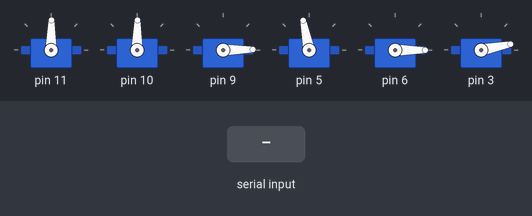
Recording of a sketch running on a simulated Arduino Uno, built with avr-gcc and run on an emulated ATmega328P. Parts: 6 × servo. Inputs (shaded band) come from the test bench.

Above: at 15.4 s.
15.5 s: "p" received over Serial
At 21.9 s:
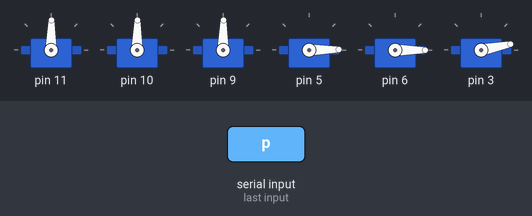
At 33.49 s:
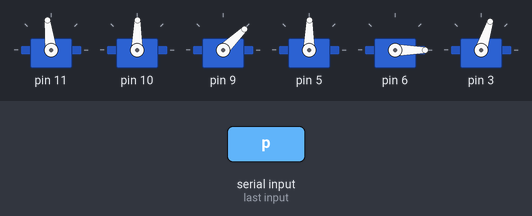
Timing chart, 0 to 35.4 s (numbered marks = the images above; inputs shaded):
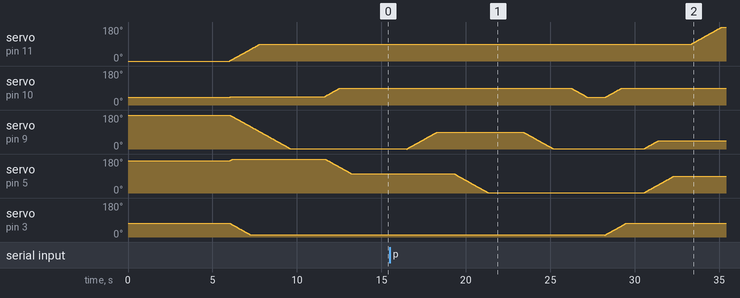

The sketch:

arduino.ino
```cpp
//@Project: Pick and Place
//@Auther: Akash Dhamasia
//@DateCreated: 30-06-2018

/*
  simpleMovements.ino

 This  sketch simpleMovements shows how they move each servo motor of Braccio

 Created on 18 Nov 2015
 by Andrea Martino

 This example is in the public domain.
 */

#include <Braccio.h>
#include <Servo.h>

Servo base;
Servo shoulder;
Servo elbow;
Servo wrist_rot;
Servo wrist_ver;
Servo gripper;


int base_angle = 0;
int shoulder_angle = 90; //initialise angle = 90; go front on decreasing angle
int elbow_angle = 0; // go up with increasing angles
int wrist_rot_angle = 0; // 0 is facing downward
int wrist_ver_angle = 0;
int gripper_angle = 0;  //0 is open

void setup() {

  Serial.begin(9600);
  //Initialization functions and set up the initial position for Braccio
  //All the servo motors will be positioned in the "safety" position:
  //Base (M1):90 degrees
  //Shoulder (M2): 45 degrees
  //Elbow (M3): 180 degrees
  //Wrist vertical (M4): 180 degrees
  //Wrist rotation (M5): 90 degrees
  //gripper (M6): 10 degrees
  Braccio.begin();

  Braccio.ServoMovement(20, 90, 45, 0, 180, 0,  10);
  delay(2000);

  initialise();
}

void loop() {
   /*
   Step Delay: a milliseconds delay between the movement of each servo.  Allowed values from 10 to 30 msec.
   M1=base degrees. Allowed values from 0 to 180 degrees
   M2=shoulder degrees. Allowed values from 15 to 165 degrees
   M3=elbow degrees. Allowed values from 0 to 180 degrees
   M4=wrist vertical degrees. Allowed values from 0 to 180 degrees
   M5=wrist rotation degrees. Allowed values from 0 to 180 degrees
   M6=gripper degrees. Allowed values from 10 to 73 degrees. 10: the toungue is open, 73: the gripper is closed.
  */

//  Braccio.ServoMovement(20, 90, 45, 45, 0, 90,  0);

  if (Serial.available()) {

      char serialListener = Serial.read();
      if (serialListener == 'i') {

        initialise();
      }
      else if (serialListener == 'f') {

        forward();
        delay(10);
      }
      else if (serialListener == 'b') {

        backward();
        delay(10);
      }
      else if (serialListener == 'v') {

        rotate_left();
        delay(10);
      }
      else if (serialListener == 'r') {

        rotate_right();
        delay(10);
      }
      else if (serialListener == 'p') {

        delay(1000);

        if (Serial.available()){
           wrist_ver_angle = Serial.parseInt();
        }

        pickup();
        delay(10);
      }

  }

}

void initialise()
{

  base_angle = 90;
  shoulder_angle = 90; //initialise angle = 90; go front on decreasing angle
  elbow_angle = 0; // go up with increasing angles
  wrist_rot_angle = 100; // 0 is facing downward
  wrist_ver_angle = 0;
  gripper_angle = 10;

  //(step delay, M1, M2, M3, M4, M5, M6);
  //Braccio.ServoMovement(20, 90, 90, 0, 100, 90,  0);

  Braccio.ServoMovement(20, base_angle, shoulder_angle, elbow_angle, wrist_rot_angle, wrist_ver_angle,  gripper_angle);

  //Wait 1 second
  delay(1000);

}

void forward()
{

  shoulder_angle = shoulder_angle - 1;
  elbow_angle = elbow_angle + 1;

  if(shoulder_angle <= 45){
    shoulder_angle = 45;
  }

  if(elbow_angle >= 45 ){
    elbow_angle = 45;
  }

  Braccio.ServoMovement(20, base_angle, shoulder_angle, elbow_angle, wrist_rot_angle, wrist_ver_angle,  gripper_angle);

}

void backward()
{

  shoulder_angle = shoulder_angle + 1;
  elbow_angle = elbow_angle - 1;

  if(shoulder_angle >= 90){
    shoulder_angle = 90;
  }

  if(elbow_angle <= 0 ){
    elbow_angle = 0;
  }

  Braccio.ServoMovement(20, base_angle, shoulder_angle, elbow_angle, wrist_rot_angle, wrist_ver_angle,  gripper_angle);

}

void rotate_left()
{

  base_angle = base_angle - 1;

  if(base_angle <= 0){
    base_angle = 0;
  }

  Braccio.ServoMovement(20, base_angle, shoulder_angle, elbow_angle, wrist_rot_angle, wrist_ver_angle,  gripper_angle);

}

void rotate_right()
{

  base_angle = base_angle + 1;

  if(base_angle >= 180){
    base_angle = 180;
  }

  Braccio.ServoMovement(20, base_angle, shoulder_angle, elbow_angle, wrist_rot_angle, wrist_ver_angle,  gripper_angle);

}


void pickup()
{

  int temp_elbow_angle = 90;

  Braccio.ServoMovement(20, base_angle, shoulder_angle, temp_elbow_angle, wrist_rot_angle, 0,  gripper_angle);
  delay(1000);

  wrist_rot_angle = 0;
  Braccio.ServoMovement(20, base_angle, shoulder_angle, temp_elbow_angle, wrist_rot_angle, 0,  gripper_angle);
  delay(1000);

  Braccio.ServoMovement(20, base_angle, shoulder_angle, temp_elbow_angle, wrist_rot_angle, wrist_ver_angle,  gripper_angle);
  delay(1000);

  temp_elbow_angle = elbow_angle;
  Braccio.ServoMovement(20, base_angle, shoulder_angle, temp_elbow_angle, wrist_rot_angle, wrist_ver_angle,  gripper_angle);
  delay(1000);

  Braccio.ServoMovement(20, base_angle, 40, temp_elbow_angle, wrist_rot_angle, wrist_ver_angle,  gripper_angle);
  delay(1000);

  //Braccio.ServoMovement(20, 90,  35, elbow_angle, 0, 90,  10);
  //Wait 1 second
  //delay(1000);

  gripper_angle = 73;
  Braccio.ServoMovement(20, base_angle, shoulder_angle, temp_elbow_angle, wrist_rot_angle, wrist_ver_angle,  gripper_angle);
  delay(1000);

  wrist_rot_angle = 90;
  temp_elbow_angle = 45;
  elbow_angle = temp_elbow_angle;
  Braccio.ServoMovement(20, base_angle, shoulder_angle, temp_elbow_angle, wrist_rot_angle, wrist_ver_angle,  gripper_angle);
  delay(1000);

  droppackage();

}

void droppackage()
{

  base_angle = 180;
  Braccio.ServoMovement(20, base_angle, shoulder_angle, elbow_angle, wrist_rot_angle, wrist_ver_angle,  gripper_angle);
  delay(1000);

  gripper_angle = 10;
  Braccio.ServoMovement(20, base_angle, shoulder_angle, elbow_angle, wrist_rot_angle, wrist_ver_angle,  gripper_angle);
  delay(1000);

  initialise();
}
```

Measured:
- after the input at 15.5 s, servo on pin 11: moves from 89° to 179° over 1.8 s, starting after 17.8 s
